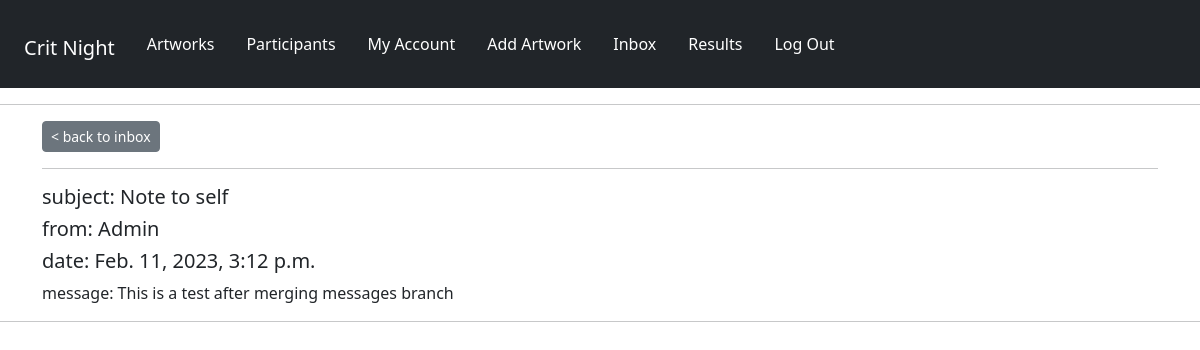
The page /panelists/message/0ead9f7b134a4fd987846ec8672200c7/ (signed in) on the database its author committed.
### panelists/models.py (models this page shows, shortened)
class Message(models.Model):
    sender = models.ForeignKey(
        Profile, on_delete=models.SET_NULL, null=True, blank=True
    )
    recipient = models.ForeignKey(
        Profile,
        on_delete=models.SET_NULL,
        null=True,
        blank=True,
        related_name="messages",
    )
    name = models.CharField(max_length=200, null=True, blank=True)
    email = models.EmailField(max_length=200, null=True, blank=True)
    subject = models.CharField(max_length=200, null=True, blank=True)
    body = models.TextField()
    is_read = models.BooleanField(default=False, null=True)
    created = models.DateTimeField(auto_now_add=True)
    id = models.UUIDField(
        default=uuid.uuid4, unique=True, primary_key=True, editable=False
    )
    class Meta:
        ordering = ["is_read", "-created"]

### panelists/views.py (the view)
# urls.py: path("message/<str:pk>/", views.viewMessage, name="message"),
@login_required(login_url="login")
def viewMessage(request, pk):
    profile = request.user.profile
    message = profile.messages.get(id=pk)
    if message.is_read == False:
        message.is_read = True
        message.save()
    context = {"message": message}
    return render(request, "panelists/message.html", context)

### panelists/templates/panelists/message.html
{% extends 'main.html' %}
{% block content %}
    <div>
        <div class="message container">
            <a class="btn btn-secondary btn-sm" href="{% url 'inbox' %}">< back to inbox</a>
            <hr>
            <h5>subject: {{message.subject}}</h5>
            <h5>from: {{message.name}}</h5>
            <h5>date: {{message.created}}</h5>
            <div>message: {{message.body|linebreaksbr}}</div>
        </div>
    </div>
{% endblock %}

### rows shown on the page
Message: subject "Note to self", name "Admin", created "Feb. 11, 2023, 3:12 p.m.", body "This is a test after merging messages branch"
